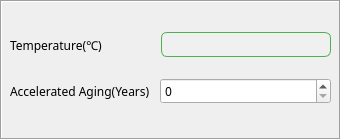
    <widget class="QFrame" name="frame">
     <property name="geometry">
      <rect>
       <x>380</x>
       <y>200</y>
       <width>341</width>
       <height>140</height>
      </rect>
     </property>
     <property name="layoutDirection">
      <enum>Qt::LeftToRight</enum>
     </property>
     <property name="frameShape">
      <enum>QFrame::Box</enum>
     </property>
     <property name="frameShadow">
      <enum>QFrame::Sunken</enum>
     </property>
     <widget class="QWidget" name="verticalLayoutWidget_5">
      <property name="geometry">
       <rect>
        <x>0</x>
        <y>20</y>
        <width>341</width>
        <height>97</height>
       </rect>
      </property>
      <layout class="QVBoxLayout" name="verticalLayout_8">
       <property name="leftMargin">
        <number>5</number>
       </property>
       <property name="topMargin">
        <number>5</number>
       </property>
       <property name="rightMargin">
        <number>5</number>
       </property>
       <property name="bottomMargin">
        <number>5</number>
       </property>
       <item>
        <layout class="QHBoxLayout" name="horizontalLayout_Temperature">
         <property name="leftMargin">
          <number>5</number>
         </property>
         <property name="topMargin">
          <number>5</number>
         </property>
         <property name="rightMargin">
          <number>5</number>
         </property>
         <property name="bottomMargin">
          <number>5</number>
         </property>
         <item>
          <widget class="QLabel" name="label_Temperature">
           <property name="sizePolicy">
            <sizepolicy hsizetype="Fixed" vsizetype="Preferred">
             <horstretch>0</horstretch>
             <verstretch>0</verstretch>
            </sizepolicy>
           </property>
           <property name="font">
            <font>
             <family>Microsoft JhengHei</family>
             <pointsize>9</pointsize>
            </font>
           </property>
           <property name="text">
            <string>Temperature(℃)</string>
           </property>
          </widget>
         </item>
         <item>
          <spacer name="horizontalSpacer_9">
           <property name="orientation">
            <enum>Qt::Horizontal</enum>
           </property>
           <property name="sizeType">
            <enum>QSizePolicy::Fixed</enum>
           </property>
           <property name="sizeHint" stdset="0">
            <size>
             <width>53</width>
             <height>30</height>
            </size>
           </property>
          </spacer>
         </item>
         <item>
          <widget class="QLineEdit" name="lineEdit_Temperature">
           <property name="sizePolicy">
            <sizepolicy hsizetype="Preferred" vsizetype="Fixed">
             <horstretch>0</horstretch>
             <verstretch>0</verstretch>
            </sizepolicy>
           </property>
           <property name="font">
            <font>
             <family>Microsoft JhengHei</family>
             <pointsize>9</pointsize>
            </font>
           </property>
           <property name="cursor">
            <cursorShape>IBeamCursor</cursorShape>
           </property>
           <property name="focusPolicy">
            <enum>Qt::ClickFocus</enum>
           </property>
           <property name="contextMenuPolicy">
            <enum>Qt::DefaultContextMenu</enum>
           </property>
           <property name="autoFillBackground">
            <bool>false</bool>
           </property>
           <property name="styleSheet">
            <string notr="true">QLineEdit {
    border: 1px solid #4CAF50;   /* 绿色边框 */
    border-radius: 6px;          /* 圆角半径 */
    padding: 2px 6px;            /* 内边距，让文字不贴边 */
    background-color: #F0F0F0;   /* 背景颜色 */
}
</string>
           </property>
           <property name="inputMethodHints">
            <set>Qt::ImhHiddenText</set>
           </property>
           <property name="alignment">
            <set>Qt::AlignCenter</set>
           </property>
           <property name="readOnly">
            <bool>false</bool>
           </property>
          </widget>
         </item>
        </layout>
       </item>
       <item>
        <layout class="QHBoxLayout" name="horizontalLayout_AcceleratedAging">
         <property name="leftMargin">
          <number>5</number>
         </property>
         <property name="topMargin">
          <number>5</number>
         </property>
         <property name="rightMargin">
          <number>5</number>
         </property>
         <property name="bottomMargin">
          <number>5</number>
         </property>
         <item>
          <widget class="QLabel" name="label_AcceleratedAging">
           <property name="sizePolicy">
            <sizepolicy hsizetype="Fixed" vsizetype="Preferred">
             <horstretch>0</horstretch>
             <verstretch>0</verstretch>
            </sizepolicy>
           </property>
           <property name="font">
            <font>
             <family>Microsoft JhengHei</family>
             <pointsize>9</pointsize>
            </font>
           </property>
           <property name="text">
            <string>Accelerated Aging(Years)</string>
           </property>
          </widget>
         </item>
         <item>
          <spacer name="horizontalSpacer_10">
           <property name="orientation">
            <enum>Qt::Horizontal</enum>
           </property>
           <property name="sizeType">
            <enum>QSizePolicy::Fixed</enum>
           </property>
           <property name="sizeHint" stdset="0">
            <size>
             <width>4</width>
             <height>30</height>
            </size>
           </property>
          </spacer>
         </item>
         <item>
          <widget class="QSpinBox" name="spinBox_AcceleratedAging">
           <property name="sizePolicy">
            <sizepolicy hsizetype="Preferred" vsizetype="Fixed">
             <horstretch>0</horstretch>
             <verstretch>0</verstretch>
            </sizepolicy>
           </property>
           <property name="font">
            <font>
             <family>Microsoft JhengHei</family>
             <pointsize>9</pointsize>
            </font>
           </property>
           <property name="focusPolicy">
            <enum>Qt::ClickFocus</enum>
           </property>
           <property name="styleSheet">
            <string notr="true"/>
           </property>
           <property name="alignment">
            <set>Qt::AlignLeading|Qt::AlignLeft|Qt::AlignVCenter</set>
           </property>
           <property name="minimum">
            <number>0</number>
           </property>
           <property name="maximum">
            <number>10</number>
           </property>
           <property name="value">
            <number>0</number>
           </property>
          </widget>
         </item>
        </layout>
       </item>
      </layout>
     </widget>
    </widget>
